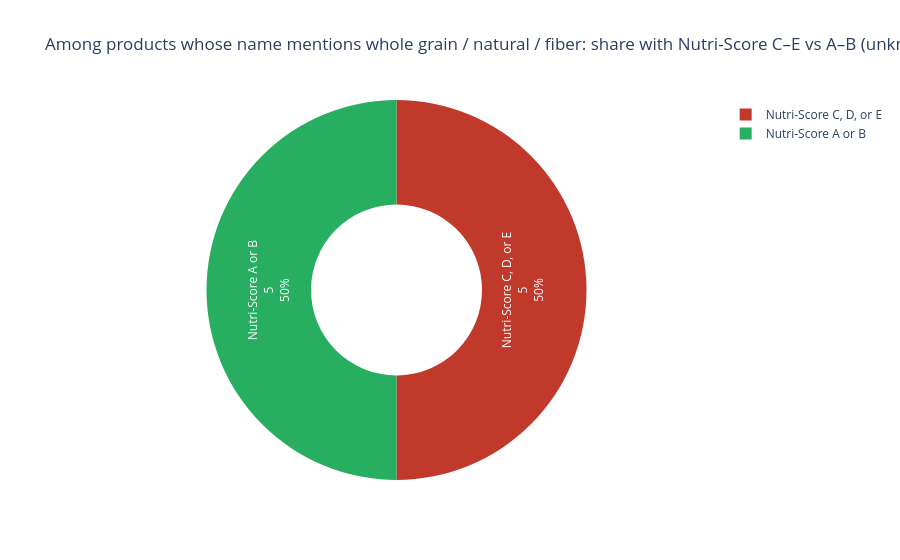

Notebook code for this chart:
### Markdown cell above
### **Question 2**
What share of products that include health-oriented keywords ("whole grain," "natural," "fiber") in their product name have a Nutri-Score of C or worse?

The code first finds rows whose product name matches those keywords. It then keeps only rows with a known A–E score (unknown is dropped). C or worse means C, D, or E only. The donut chart shows two slices: how many of those products are C–E versus A–B, as percent, label, and count on the chart. The printed lines below repeat the counts and percentages so you can quote them easily; with a small number of matching products, the share can swing a lot, which is worth saying in a report.

### Code cell
# --- Q2: Health keywords in product name vs Nutri-Score C or worse ---
_kw_pat = re.compile(
    r"whole[\s-]?grain|wholegrain|\bnatural\b|fiber|fibre",
    re.IGNORECASE,
)
df["health_keywords_name"] = df["product_name"].astype(str).str.contains(
    _kw_pat, regex=True, na=False
)

# Among keyword hits with known A–E grade only
mask_kw = df["health_keywords_name"] & df["grade_label"].notna()
df_kw = df.loc[mask_kw].copy()
n_kw = len(df_kw)
n_c_or_worse = df_kw["nutrition_grade_lower"].isin(["c", "d", "e"]).sum()
n_better = df_kw["nutrition_grade_lower"].isin(["a", "b"]).sum()

pie_df = pd.DataFrame(
    {
        "segment": ["Nutri-Score C, D, or E", "Nutri-Score A or B"],
        "count": [n_c_or_worse, n_better],
    }
)
pie_df = pie_df[pie_df["count"] > 0]

fig_kw = px.pie(
    pie_df,
    names="segment",
    values="count",
    title=(
        "Among products whose name mentions whole grain / natural / fiber: "
        "share with Nutri-Score C–E vs A–B (unknown grades excluded)"
    ),
    hole=0.45,
    color="segment",
    color_discrete_map={
        "Nutri-Score C, D, or E": "#c0392b",
        "Nutri-Score A or B": "#27ae60",
    },
)
fig_kw.update_traces(textposition="inside", textinfo="percent+label+value")
fig_kw.show()

print(
    f"Products with keyword(s) in name and known grade: {n_kw}\n"
    f"  C–E: {n_c_or_worse} ({100 * n_c_or_worse / n_kw:.1f}%)\n"
    f"  A–B: {n_better} ({100 * n_better / n_kw:.1f}%)"
)

### Figure 1 — Plotly figure (JSON) as saved in the notebook; plotly's stock layout.template omitted (floating-point values rounded to 4 significant figures)
{"data": [{"customdata": [["Nutri-Score C, D, or E"], ["Nutri-Score A or B"]], "domain": {"x": [0, 1], "y": [0, 1]}, "hole": 0.45, "hovertemplate": "segment=%{customdata[0]}<br>count=%{value}<extra></extra>", "labels": ["Nutri-Score C, D, or E", "Nutri-Score A or B"], "legendgroup": "", "marker": {"colors": ["#c0392b", "#27ae60"]}, "name": "", "showlegend": true, "textinfo": "percent+label+value", "textposition": "inside", "type": "pie", "values": [5, 5]}], "layout": {"legend": {"tracegroupgap": 0}, "title": {"text": "Among products whose name mentions whole grain / natural / fiber: share with Nutri-Score C–E vs A–B (unknown grades excluded)"}}}
